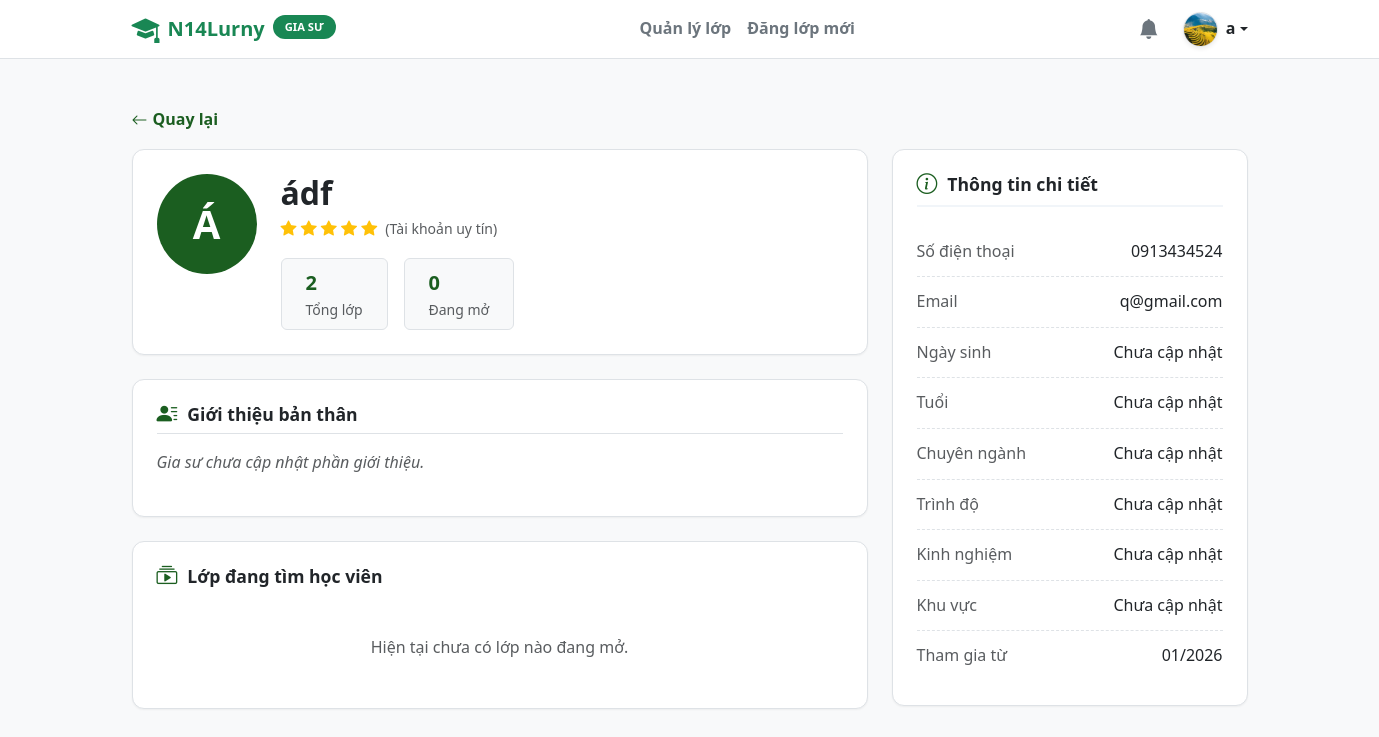
The app's page /N14Lurny/tutor/view_detail.php?id=13 (signed in), older data.
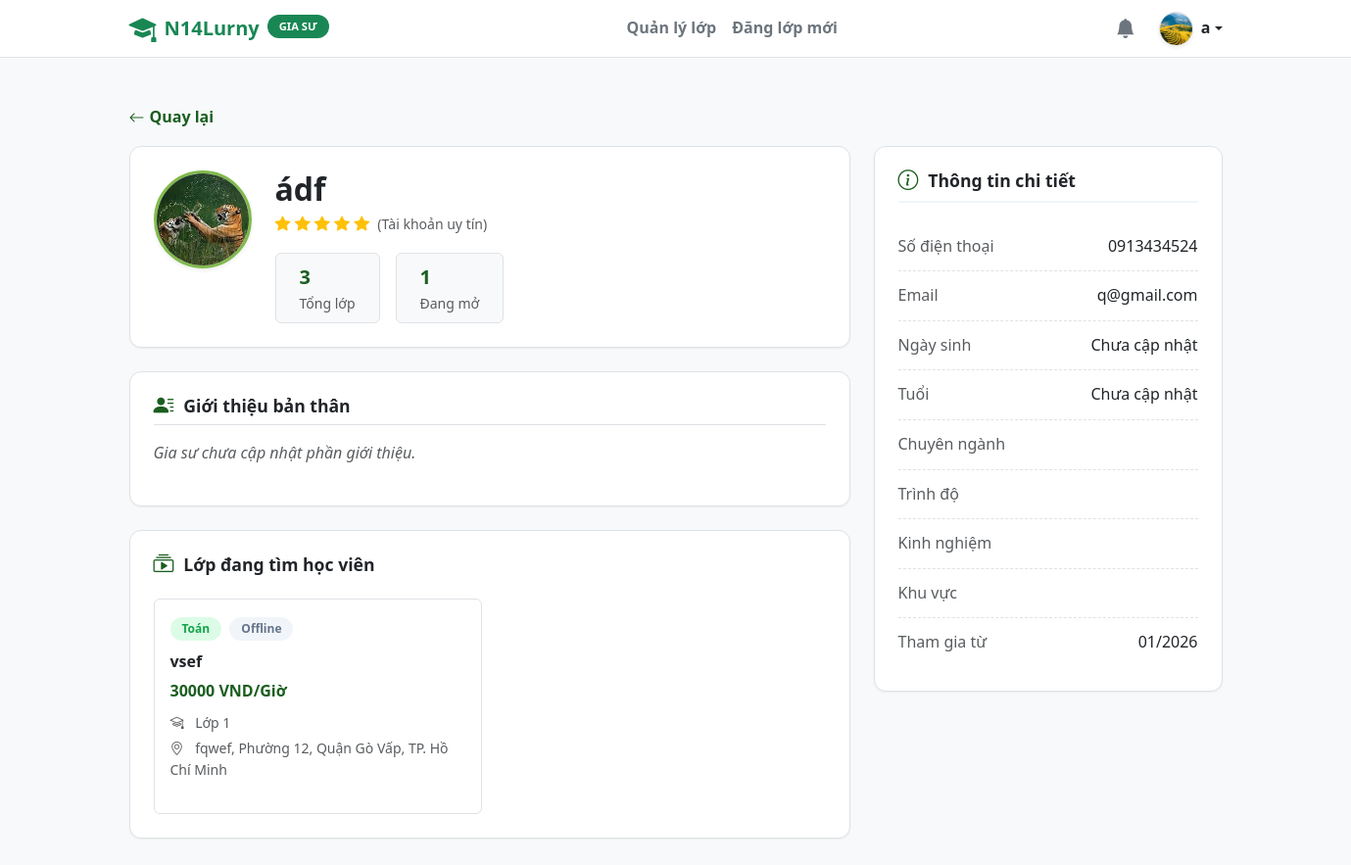
The same page, newer data.
### tables this page shows
CREATE TABLE `users` (
  `id` int(11) NOT NULL,
  `full_name` varchar(100) NOT NULL,
  `email` varchar(100) NOT NULL,
  `password` varchar(255) NOT NULL,
  `role` enum('admin','tutor','student') NOT NULL DEFAULT 'student',
  `avatar` varchar(255) DEFAULT NULL,
  `dob` date DEFAULT NULL,
  `gender` enum('Nam','Nữ','Khác') DEFAULT 'Nam',
  `phone` varchar(20) DEFAULT NULL,
  `bio` text DEFAULT NULL COMMENT 'Giới thiệu bản thân',
  `major` varchar(100) DEFAULT NULL COMMENT 'Chuyên ngành',
  `degree` varchar(100) DEFAULT NULL COMMENT 'Bằng cấp/Trình độ',
  `experience` varchar(100) DEFAULT NULL COMMENT 'Kinh nghiệm',
  `address` varchar(255) DEFAULT NULL COMMENT 'Địa chỉ/Khu vực',
  `school` varchar(255) DEFAULT NULL,
  `grade` varchar(50) DEFAULT NULL,
  `created_at` timestamp NOT NULL DEFAULT current_timestamp(),
  `warnings_count` int(11) DEFAULT 0 COMMENT 'Số lần bị cảnh cáo',
  `is_banned` tinyint(1) DEFAULT 0 COMMENT '1: Bị cấm dạy, 0: Bình thường'
);

CREATE TABLE `classes` (
  `id` int(11) NOT NULL,
  `tutor_id` int(11) NOT NULL,
  `title` varchar(255) NOT NULL,
  `subject` varchar(100) NOT NULL,
  `grade` varchar(50) NOT NULL,
  `price` varchar(255) DEFAULT NULL,
  `description` text DEFAULT NULL,
  `method` varchar(50) NOT NULL DEFAULT 'Offline' COMMENT 'Online hoặc Offline',
  `location` varchar(100) NOT NULL DEFAULT 'TP. Hồ Chí Minh' COMMENT 'Quận/Huyện tại TP.HCM',
  `status` enum('pending','active','hidden','closed','rejected') DEFAULT 'pending',
  `max_students` int(11) NOT NULL DEFAULT 1,
  `start_date` date DEFAULT NULL,
  `end_date` date DEFAULT NULL,
  `created_at` timestamp NOT NULL DEFAULT current_timestamp()
);

### N14Lurny/tutor/view_detail.php (the view, shortened to what this page needs)
<?php
include '../includes/header_tutor.php';
require_once '../config/db.php';
$tutor_id = 0;
if (isset($_GET['id']) && is_numeric($_GET['id'])) {
    $tutor_id = intval($_GET['id']);
} elseif (isset($_SESSION['user_id'])) {
    $tutor_id = $_SESSION['user_id'];
} else {
    echo "<script>alert('Không tìm thấy thông tin!'); window.history.back();</script>"; exit();
}
$sql_user = "SELECT * FROM users WHERE id = ?";
$stmt = $conn->prepare($sql_user);
$stmt->bind_param("i", $tutor_id);
$stmt->execute();
$user_res = $stmt->get_result();
$tutor = $user_res->fetch_assoc();
$avatar_path = "../assets/uploads/avatars/" . ($tutor['avatar'] ?? '');
$has_avatar = !empty($tutor['avatar']) && file_exists($avatar_path);
$initials = mb_strtoupper(mb_substr($tutor['full_name'], 0, 1, "UTF-8"));
if (!empty($tutor['dob']) && $tutor['dob'] != '0000-00-00') {
    $dob_date = new DateTime($tutor['dob']);
    $now = new DateTime();
    $age = $now->diff($dob_date)->y;
    $age_display = $age . ' tuổi';
    $dob_display = date('d/m/Y', strtotime($tutor['dob']));
} else {
    $age_display = 'Chưa cập nhật'; $dob_display = 'Chưa cập nhật';
}
$count_all = $conn->query("SELECT COUNT(*) as total FROM classes WHERE tutor_id = $tutor_id")->fetch_assoc()['total'];
$count_active = $conn->query("SELECT COUNT(*) as total FROM classes WHERE tutor_id = $tutor_id AND status = 'active'")->fetch_assoc()['total'];
$sql_classes = "SELECT * FROM classes WHERE tutor_id = ? AND status = 'active' ORDER BY created_at DESC LIMIT 4";
$stmt_classes = $conn->prepare($sql_classes);
$stmt_classes->bind_param("i", $tutor_id);
$stmt_classes->execute();
$res_classes = $stmt_classes->get_result();
?>
<!DOCTYPE html>
<html lang="vi">
<head>
  <link href="https://cdn.jsdelivr.net/npm/bootstrap@5.3.2/dist/css/bootstrap.min.css" rel="stylesheet">
  <link href="https://cdn.jsdelivr.net/npm/bootstrap-icons@1.11.1/font/bootstrap-icons.css" rel="stylesheet">
  <link rel="stylesheet" href="../assets/css/tutor.css">
</head>
<body class="bg-light">
<div class="container py-5">
  <a href="javascript:history.back()" class="back-link mb-3">
      <i class="bi bi-arrow-left"></i> Quay lại
  </a>
  <div class="row g-4">
    <div class="col-lg-8">
      <div class="card card-detail mb-4">
        <div class="d-flex flex-column flex-md-row gap-4 align-items-center align-items-md-start text-center text-md-start">
            <?php if($has_avatar): ?>
                <img src="<?= $avatar_path ?>" class="rounded-circle object-fit-cover shadow-sm" style="width: 100px; height: 100px; border: 3px solid #80BA4C;">
            <?php else: ?>
                <div class="avatar-circle" style="width: 100px; height: 100px; font-size: 40px; margin: 0;"><?= $initials ?></div>
            <?php endif; ?>
            <div class="flex-grow-1">
                <h2 class="fw-bold mb-1 text-dark"><?= htmlspecialchars($tutor['full_name']) ?></h2>
                <div class="text-warning mb-3"><i class="bi bi-star-fill"></i> <i class="bi bi-star-fill"></i> <i class="bi bi-star-fill"></i> <i class="bi bi-star-fill"></i> <i class="bi bi-star-fill"></i> <span class="text-muted small ms-1">(Tài khoản uy tín)</span></div>
                <div class="d-flex gap-3 justify-content-center justify-content-md-start">
                    <div class="bg-light px-4 py-2 rounded border"><strong class="d-block text-brand fs-5"><?= $count_all ?></strong> <small class="text-muted">Tổng lớp</small></div>
                    <div class="bg-light px-4 py-2 rounded border"><strong class="d-block text-brand fs-5"><?= $count_active ?></strong> <small class="text-muted">Đang mở</small></div>
                </div>
            </div>
        </div>
      </div>
      <div class="card card-detail mb-4">
         <div class="d-flex justify-content-between align-items-center mb-3 border-bottom pb-2">
             <h5 class="section-title mb-0 border-0 p-0"><i class="bi bi-person-lines-fill"></i> Giới thiệu bản thân</h5>
         </div>
         <div class="text-dark" style="line-height: 1.6;">
             <?php if (!empty($tutor['bio'])): ?>
                 <?= nl2br(htmlspecialchars($tutor['bio'])) ?>
             <?php else: ?>
                 <p class="text-muted fst-italic">Gia sư chưa cập nhật phần giới thiệu.</p>
             <?php endif; ?>
         </div>
      </div>
      <div class="card card-detail">
        <div class="d-flex justify-content-between align-items-center mb-4">
          <h5 class="section-title mb-0 border-0 p-0"><i class="bi bi-collection-play"></i> Lớp đang tìm học viên</h5>
        </div>
        <?php if ($res_classes->num_rows > 0): ?>
        <div class="row g-3">
            <?php while($class = $res_classes->fetch_assoc()): ?>
            <div class="col-md-6">
                <div class="border rounded p-3 h-100 bg-white hover-shadow transition-all position-relative">
                    <div class="mb-2">
                         <span class="badge green"><?= htmlspecialchars($class['subject']) ?></span>
                         <span class="badge gray small"><?= htmlspecialchars($class['method']) ?></span>
                    </div>
                    <h6 class="fw-bold text-dark mb-2">
                        <a href="see_details.php?id=<?= $class['id'] ?>" class="text-decoration-none text-dark stretched-link">
                            <?= htmlspecialchars($class['title']) ?>
                        </a>
                    </h6>
                    <div class="text-primary fw-bold mb-2"><?= htmlspecialchars($class['price']) ?></div>
                    <ul class="list-unstyled small text-muted mb-3">
                        <li class="mb-1"><i class="bi bi-mortarboard me-2"></i> <?= htmlspecialchars($class['grade']) ?></li>
                        <li><i class="bi bi-geo-alt me-2"></i> <?= htmlspecialchars($class['location']) ?></li>
                    </ul>
                </div>
            </div>
            <?php endwhile; ?>
        </div>
        <?php else: ?>
            <div class="text-center text-muted py-4">Hiện tại chưa có lớp nào đang mở.</div>
        <?php endif; ?>
      </div>
    </div>
    <div class="col-lg-4">
      <div class="card card-detail">
        <h5 class="section-title"><i class="bi bi-info-circle"></i> Thông tin chi tiết</h5>
        <ul class="list-unstyled m-0">
            <li class="info-list-item"><span class="text-muted">Số điện thoại</span><span class="fw-medium text-end ps-2 text-dark"><?= htmlspecialchars($tutor['phone'] ?? 'Chưa cập nhật') ?></span></li>
            <li class="info-list-item"><span class="text-muted">Email</span><span class="fw-medium text-end ps-2 text-dark"><?= htmlspecialchars($tutor['email']) ?></span></li>
            <li class="info-list-item"><span class="text-muted">Ngày sinh</span><span class="fw-medium text-end ps-2 text-dark"><?= $dob_display ?></span></li>
            <li class="info-list-item"><span class="text-muted">Tuổi</span><span class="fw-medium text-end ps-2 text-dark"><?= $age_display ?></span></li>
            <li class="info-list-item"><span class="text-muted">Chuyên ngành</span><span class="fw-medium text-end ps-2"><?= htmlspecialchars($tutor['major'] ?? 'Chưa cập nhật') ?></span></li>
            <li class="info-list-item"><span class="text-muted">Trình độ</span><span class="fw-medium text-end ps-2"><?= htmlspecialchars($tutor['degree'] ?? 'Chưa cập nhật') ?></span></li>
            <li class="info-list-item"><span class="text-muted">Kinh nghiệm</span><span class="fw-medium text-end ps-2"><?= htmlspecialchars($tutor['experience'] ?? 'Chưa cập nhật') ?></span></li>
            <li class="info-list-item"><span class="text-muted">Khu vực</span><span class="fw-medium text-end ps-2"><?= htmlspecialchars($tutor['address'] ?? 'Chưa cập nhật') ?></span></li>
            <li class="info-list-item border-0"><span class="text-muted">Tham gia từ</span><span class="fw-medium"><?= date('m/Y', strtotime($tutor['created_at'])) ?></span></li>
        </ul>
      </div>
    </div>
  </div>
</div>
</body>
</html>

### N14Lurny/includes/header_tutor.php (shortened to what this page needs)
<?php
$base_url = '/N14Lurny';
$current_page = basename($_SERVER['PHP_SELF']);
$user_avatar = '';
$fullname = $_SESSION['fullname'] ?? 'Gia sư';
$firstLetter = mb_substr($fullname, 0, 1, 'UTF-8');
if (isset($_SESSION['user_id'])) {
    require_once dirname(__FILE__) . '/../config/db.php';
    $uid = $_SESSION['user_id'];
    $u_res = $conn->query("SELECT avatar, email FROM users WHERE id=$uid");
    if($u_res && $u_row = $u_res->fetch_assoc()) {
        $user_avatar = $u_row['avatar'];
    }
}
?>
<nav class="navbar navbar-expand-lg bg-white border-bottom py-2 fixed-top-nav" style="position: relative; z-index: 1050;">
  <div class="container">
    <a class="navbar-brand fw-bold text-success d-flex align-items-center" href="<?= $base_url ?>/tutor/class_management.php">
        <i class="bi bi-mortarboard-fill me-2 fs-3"></i> N14Lurny <span class="badge bg-success ms-2" style="font-size: 0.7rem;">GIA SƯ</span>
    </a>
    <div class="collapse navbar-collapse" id="navbarContent">
        <ul class="navbar-nav mx-auto mb-2 mb-lg-0">
            <li class="nav-item">
                <a class="nav-link <?= ($current_page == 'class_management.php') ? 'active' : '' ?>" href="<?= $base_url ?>/tutor/class_management.php">Quản lý lớp</a>
            </li>
            <li class="nav-item">
                <a class="nav-link <?= ($current_page == 'new_class.php') ? 'active' : '' ?>" href="<?= $base_url ?>/tutor/new_class.php">Đăng lớp mới</a>
            </li>
        </ul>
      <div class="d-flex align-items-center">
        <?php if (isset($_SESSION['user_id'])): ?>
            <div class="dropdown me-4">
                <a href="#" class="text-secondary position-relative text-decoration-none" id="notifDropdown" data-bs-toggle="dropdown" aria-expanded="false">
                    <i class="bi bi-bell-fill fs-5"></i>
                </a>
            </div>
            <div class="dropdown">
                <a href="#" class="d-flex align-items-center text-decoration-none dropdown-toggle text-dark" id="tutorDropdown" data-bs-toggle="dropdown" aria-expanded="false">
                    <?php if (!empty($user_avatar) && file_exists(dirname(__FILE__) . '/../assets/uploads/avatars/' . $user_avatar)): ?>
                        <img src="<?= $base_url ?>/assets/uploads/avatars/<?= $user_avatar ?>" class="rounded-circle me-2 object-fit-cover shadow-sm border" style="width: 35px; height: 35px;">
                    <?php else: ?>
                        <div class="rounded-circle bg-success text-white d-flex align-items-center justify-content-center me-2 fw-bold" style="width: 35px; height: 35px;">
                            <?= $firstLetter ?>
                        </div>
                    <?php endif; ?>
                    <span class="fw-bold d-none d-sm-block"><?= htmlspecialchars($fullname); ?></span>
                </a>
            </div>
        <?php else: ?>
            <a href="<?= $base_url ?>/auth/login_register.php" class="btn btn-outline-success me-2 fw-semibold">Đăng nhập</a>
            <a href="<?= $base_url ?>/auth/login_register.php" class="btn btn-success fw-semibold">Đăng ký</a>
        <?php endif; ?>
      </div>
    </div>
  </div>
</nav>

### N14Lurny/assets/css/tutor.css (style rules this page uses)
:root { --brand-color: #1b5e20; --brand-dark: #144518; --primary-color: #1b5e20; --primary-dark: #144518; --text-dark: #212529; --text-gray: #6c757d; --bg-body: #f8f9fa; --bg-light: #ffffff; --danger: #dc3545; --warning: #ffc107; --success: #198754; --border-color: #dee2e6; --radius: 12px; --shadow-sm: 0 1px 2px 0 rgba(0, 0, 0, 0.05); --shadow-md: 0 4px 6px -1px rgba(0, 0, 0, 0.1); }
body { font-family: 'Segoe UI', Roboto, Helvetica, Arial, sans-serif; background-color: var(--bg-body); color: var(--text-dark); line-height: 1.6; }
a { text-decoration: none; color: inherit; transition: 0.2s; }
ul { list-style: none; padding: 0; margin: 0; }
.text-primary { color: var(--brand-color) !important; }
.card, .form-card { background: #fff; border-radius: var(--radius); border: 1px solid var(--border-color); box-shadow: var(--shadow-sm); margin-bottom: 20px; overflow: hidden; }
.card-detail { border: none; box-shadow: var(--shadow-sm); border-radius: var(--radius); background: white; padding: 1.5rem; margin-bottom: 1.5rem; border: 1px solid var(--border-color); }
.section-title { font-size: 1.1rem; font-weight: 700; color: var(--text-dark); margin-bottom: 20px; padding-bottom: 10px; border-bottom: 2px solid #f1f5f9; display: flex; align-items: center; gap: 10px; }
.section-title i { color: var(--brand-color); font-size: 1.3rem; }
.badge { padding: 6px 12px; border-radius: 50px; font-size: 0.75rem; font-weight: 600; display: inline-block; margin-right: 4px; margin-bottom: 4px; }
.badge.green { background: #dcfce7; color: #16a34a; }
.badge.gray { background: #f1f5f9; color: #64748b; }
.back-link { color: var(--brand-color); font-weight: 600; display: inline-flex; align-items: center; gap: 5px; }
.text-brand { color: var(--brand-color) !important; }
.info-list-item { display: flex; justify-content: space-between; align-items: center; padding: 12px 0; border-bottom: 1px dashed var(--border-color); }
.info-list-item:last-child { border-bottom: none; }
.navbar-nav .nav-link { position: relative; font-weight: 600; color: var(--text-gray); transition: color 0.3s ease; }
.navbar-nav .nav-link::after { content: ''; position: absolute; width: 0; height: 3px; bottom: 0; left: 50%; background-color: var(--brand-color); transition: all 0.3s ease; transform: translateX(-50%); border-radius: 2px; }
.avatar-circle { background-color: var(--brand-color); color: white; font-weight: bold; display: flex; align-items: center; justify-content: center; border-radius: 50%; text-transform: uppercase; }

Row changes from the older to the newer data that the page shows:
changed users "ádf": avatar: picture added; avatar empty → "user_13_1769103159.jpg" (drawn); full_name "Á" → (not shown); major "Chưa cập nhật" → (not shown); degree "Chưa cập nhật" → (not shown); experience "Chưa cập nhật" → (not shown); address "Chưa cập nhật" → (not shown)
added classes: subject "Toán", method "Offline", title "vsef", price "30000 VND/Giờ", grade "Lớp 1", location "fqwef, Phường 12, Quận Gò Vấp, TP. Hồ Chí Minh"
Text that changed along with them:
$count_all: "2" → "3"
$count_active: "0" → "1"
text no longer shown: "Hiện tại chưa có lớp nào đang mở."
